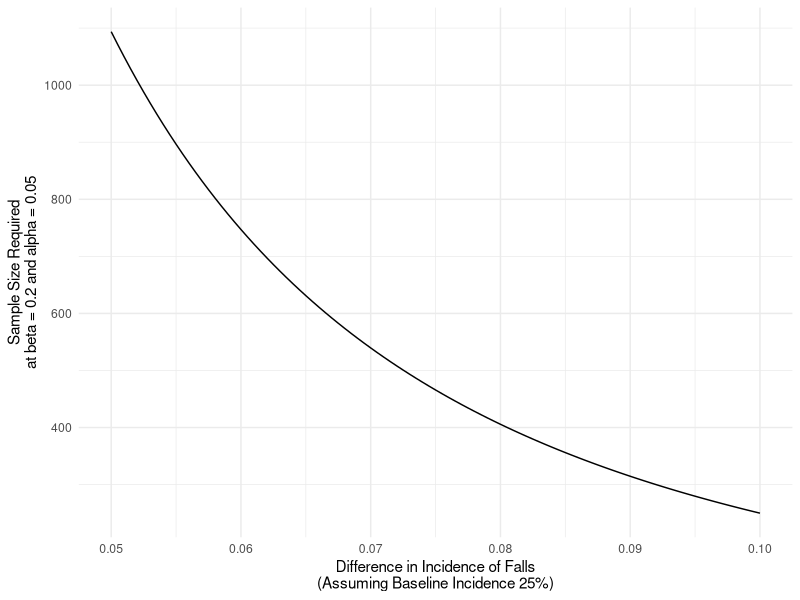
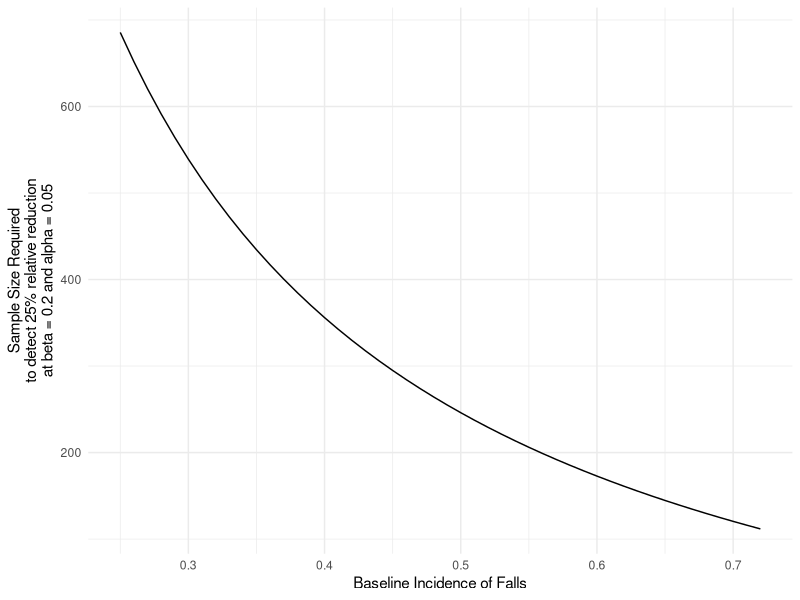

Write R code to recreate these figures, in order.
#This code performs a power calculation for the ENGAGES falls study.
#Assume a baseline fall incidence of 25%, will determine sample size
#needed to detect various effect sizes with 80% power at alpha = 0.05

#01/11/2022 - Check sample size across various baseline incidence of falls

#Created by Bradley Fritz on 02/19/2021
#Last updated by Bradley Fritz on 01/11/2022
#############################################
library(ggplot2)
#############################################
#Create matrix of effect sizes
out <- data.frame(p1 = seq(0.15,0.2,0.0005))
out$p2 <- 0.25
out$diff <- abs(out$p1-out$p2)

for (i in 1:dim(out)[1]){
  out$n[i] <- power.prop.test(p1=out$p1[i],p2=out$p2[i],sig.level=0.05,power=0.8)$n
}
rm(i)

ggplot(data=out,aes(x=diff,y=n))+
  theme_minimal()+
  geom_line()+
  #geom_hline(yintercept=0.8,linetype='dashed',color='red')+
  xlab(paste('Difference in Incidence of Falls\n(Assuming Baseline Incidence ',
             100*out$p2[1],'%)',sep=''))+
  ylab('Sample Size Required\nat beta = 0.2 and alpha = 0.05')

##############################################
#Keep the effect size constant (25% relative reduction) and vary baseline incidence
out <- data.frame(p1 = seq(0.25,0.72,0.01)) #Baseline incidence
out$p2 <- 0.75*out$p1 #25% relative reduction

for (i in 1:dim(out)[1]){
  out$n[i] <- power.prop.test(p1=out$p1[i],p2=out$p2[i],sig.level=0.05,power=0.8)$n
}
rm(i)

ggplot(data=out,aes(x=p1,y=n))+
  theme_minimal()+
  geom_line()+
  xlab('Baseline Incidence of Falls')+
  ylab('Sample Size Required\nto detect 25% relative reduction\nat beta = 0.2 and alpha = 0.05')